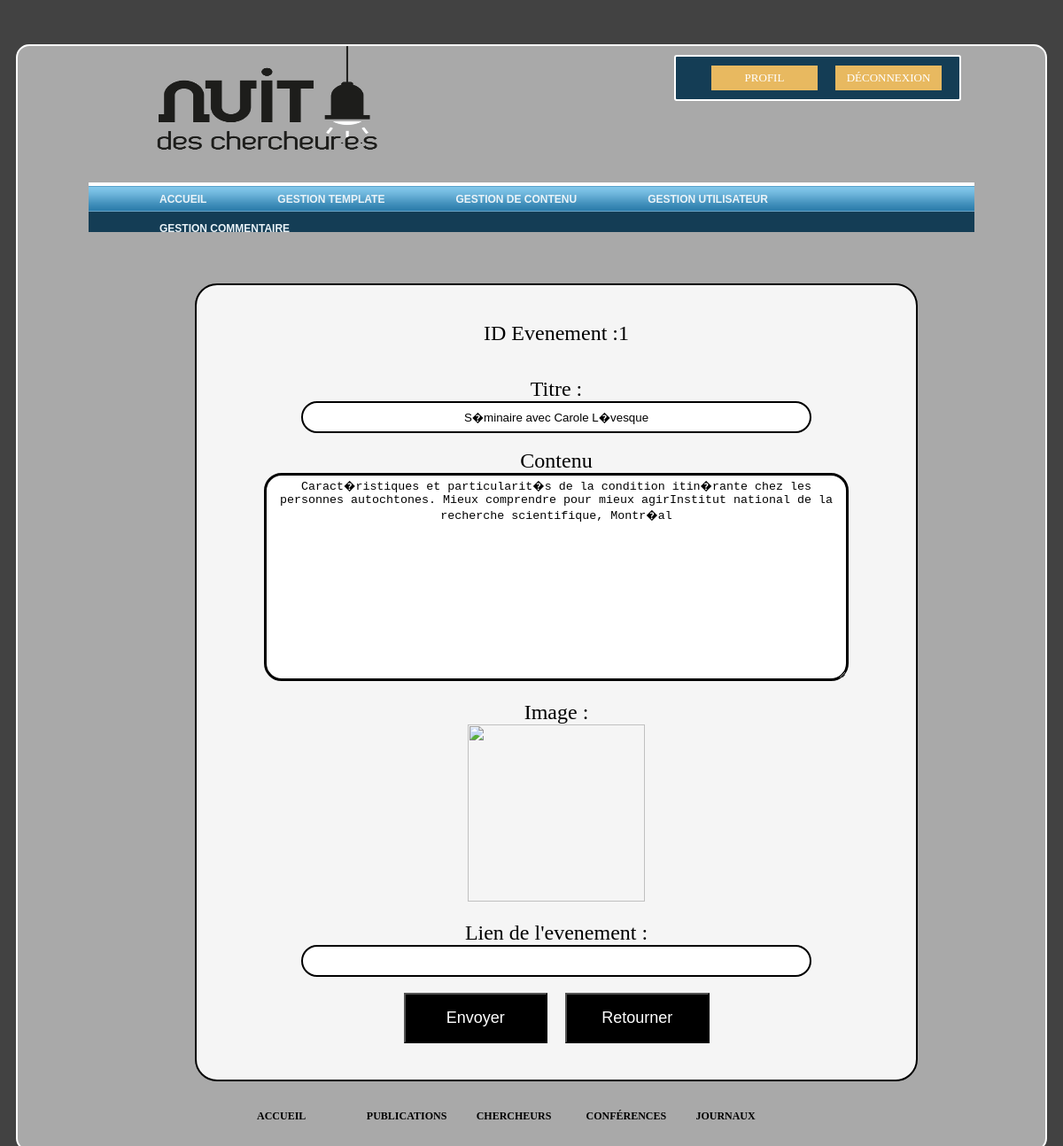
The app's page /index.php?page=EditerContenuEvent&id=1 (signed in) with its own data.
### tables this page shows
CREATE TABLE IF NOT EXISTS `template` (
  `id` int(8) NOT NULL AUTO_INCREMENT,
  `logo` varchar(255) DEFAULT NULL,
  `couleurAccueil` varchar(15) DEFAULT NULL,
  `couleurPublication` varchar(15) DEFAULT NULL,
  `couleurChercheur` varchar(15) DEFAULT NULL,
  `couleurConference` varchar(15) DEFAULT NULL,
  `couleurJourneaux` varchar(15) DEFAULT NULL,
  `couleurMenu` varchar(15) DEFAULT NULL,
  `couleurNews` varchar(15) DEFAULT NULL,
  PRIMARY KEY (`id`)
);

CREATE TABLE IF NOT EXISTS `event` (
  `id` int(11) NOT NULL AUTO_INCREMENT,
  `contain` text NOT NULL,
  `urlEvent` varchar(255) NOT NULL,
  `imgUrl` varchar(255) NOT NULL,
  `titre` varchar(200) NOT NULL,
  PRIMARY KEY (`id`)
);

### Controller/admin/EditerContenuEvent.php (called while the page is built)
<?php
include(dirname(__FILE__) . '/../../View/admin/EditerContenuEvent.php');
include(dirname(__FILE__) . '/../../Model/admin/EditerContenuEvent.php');
$connect = new db();
$bdd = $connect->connectDB();
if (isset($_GET['id'])) {
    $id = $_GET['id'];
    $new = -1;
} else {
    $id = -1;
    $new = $_GET['new'];
}
$MDL = new EditerContenuEventMDL($bdd);
$View = new EditerContenuEventVIEW($MDL);
$View->__EditEvent($id, $new);

### Model/admin/EditerContenuEvent.php (called while the page is built)
<?php
class EditerContenuEventMDL
{
    private $bdd;
    public function __construct($bdd)
    {
        $this->bdd = $bdd;
    }
    public function __GetEvent($id)
    {
        $req = $this->bdd->prepare("SELECT * from event WHERE id = $id");
        $req->execute();
        $res = $req->fetch();
        return $res;
    }
}

### View/admin/EditerContenuEvent.php (the view)
<?php
class EditerContenuEventVIEW
{
    private $model;
    public function __construct($model)
    {
        $this->model = $model;
    }
    public function __EditEvent($id, $new)
    {
        if ($id != -1) {
            $res = $this->model->__GetEvent($id);
            $contain = $res['contain'];
            $urlEvent = $res['urlEvent'];
            $imgUrl = $res['imgUrl'];
            $titre = $res['titre'];
        } else {
            $id = $titre = $contain = $imgUrl = $urlEvent = "";
        }
        echo "
            <div id=\"editNews\">
                <form method='post' action='Model/admin/utils.php' enctype=\"multipart/form-data\">
                    <input type='hidden' name='imgUrl' id='imgUrl' value=\"$imgUrl\">
                    <input type='hidden' name='new' id='new' value=\"$new\">
                    <input type='hidden' name='id' id='id' value=\"$id\">
                    <span>ID Evenement :" . $id . "</span>
                    <br><br><br>
                    <span>Titre : </span><br>
                    <input type='text' name='titre' id='titre' width='150px' value=\"$titre\">
                    <br><br>
                    <span>Contenu</span><br>
                    <textarea name='desc' id='desc' rows='15px' cols='60px'>$contain</textarea>
                    <br><br>
                    <span>Image : </span><br>
                    ";
        if ($new == -1) {
            echo "  <img src=\"$imgUrl\" id='img' width='200px' height='200px'>";
        } else
            echo "<input type='file' id='newImage' name='newImage'>";
        echo "
                    <br><br>
                    <span>Lien de l'evenement :</span><br>
                    <input type='url' id='url' value=\"$urlEvent\" name='url'>
                    <br><br>
                    <input type='submit' id='SubmitEditEvent' name='SubmitEditEvent' value='Envoyer'>
                    <input type='button' id='retourner' value='Retourner'>
                </form>
             </div>
        ";
    }
}

### View/header.php (shortened to what this page needs)
<!DOCTYPE html>
<html xmlns="http://www.w3.org/1999/html">
<head>
    <link rel="stylesheet" href="assets/css/menuHorizStyle.css" type="text/css"/>
    <link rel="stylesheet" href="assets/css/AccueilStyle.css" media="all" type="text/css"/>
    <link rel="stylesheet" href="assets/css/footerStyle.css" type="text/css"/>
    <link rel="stylesheet" href="assets/css/slidesShowStyle.css" type="text/css"/>
    <link rel="stylesheet" href="assets/css/btnSearch.css" type="text/css"/>
    <link rel="stylesheet" href="assets/css/NewsDetails.css" type="text/css"/>
    <link rel="stylesheet" href="assets/css/News.css" type="text/css"/>
    <link rel="stylesheet" href="assets/css/EventStyle.css" type="text/css"/>
    <link rel="stylesheet" href="assets/css/signeUpStyle.css" type="text/css"/>
    <link rel="stylesheet" href="assets/css/Chercheurs.css" type="text/css"/>
    <link rel="stylesheet" href="assets/css/publication.css" type="text/css"/>
    <link rel="stylesheet" href="assets/css/Journaux.css" type="text/css"/>
    <link rel="stylesheet" href="assets/css/Conferences.css" type="text/css"/>
    <link rel="stylesheet" href="assets/css/commentaire.css" type="text/css"/>
    <link rel="stylesheet" href="assets/css/Issue.css" type="text/css"/>
    <?php
    if (isset($_GET['page']) AND
        ($_GET['page'] == "Admin" OR
            $_GET['page'] == "Template" OR
            $_GET['page'] == "Contenu" OR
            $_GET['page'] == "User" OR
            $_GET['page'] == "Commentaire" OR
            $_GET['page'] == "EditerContenu" OR
            $_GET['page'] == "EditerContenuConference" OR
            $_GET['page'] == "EditerContenuEvent" OR
            $_GET['page'] == "EditerContenuJournal" OR
            $_GET['page'] == "EditerContenuPublication")
    ) {
        echo "<link rel=\"stylesheet\" href=\"assets/css/admin/admin.css\"  media=\"screen\" type=\"text/css\" />";
        echo "<link rel=\"stylesheet\" href=\"assets/css/admin/Template.css\" type=\"text/css\" />
                <script src='assets/js/admin/admin.js' type='application/javascript'></script>
                <script src='assets/js/admin/Template.js' type='application/javascript'></script>
                  <script src='assets/js/admin/jscolor.min.js' type='application/javascript'></script>";
    }
    $connect = new db();
    $bdd = $connect->connectDB();
    $req = $bdd->prepare("SELECT * from template");
    $req->execute();
    $res = $req->fetch();
    ?>
</head>
<body>
<div class="container">
    <nav>
        <?php
        if (isset($_SESSION['userORadmin']) && $_SESSION['userORadmin'] == 0) {
            $logo = (isset($_SESSION['bloquer']) && $_SESSION['bloquer']) ? "#" : "index.php?page=Accueil";
        } elseif (isset($_SESSION['userORadmin']) && $_SESSION['userORadmin'] == 1) {
            $logo = "index.php?page=Admin";
        } else
            $logo = "index.php?page=Accueil";
        echo "<a href=\"$logo\" ><img id=\"logo\" src=\"" . $res['logo'] . "\" width=\"30%\" height=\"150\"></a>";
        ?>
        <?php
        if (isset($_SESSION['nom'])) {
            echo "<div class=\"authentification\"  id=\"login\" >
                                <a id=\"logout-btn\" href=\"Model/Inscription.php?log=out\" value=\"Déconnexion\">Déconnexion</a>
                                <a id=\"profil-btn\" href=\"index.php?page=Profil\" value=\"Profil\">Profil</a>
                      </div>";
        }
        ?>
        <div id="dolphincontainer">
            <div id="dolphinnav">
                <?php
                if (isset($_GET['page']) AND
                    ($_GET['page'] == "Admin" OR
                        $_GET['page'] == "Template" OR
                        $_GET['page'] == "Contenu" OR
                        $_GET['page'] == "User" OR
                        $_GET['page'] == "Commentaire" OR
                        $_GET['page'] == "EditerContenu" OR
                        $_GET['page'] == "EditerContenuConference" OR
                        $_GET['page'] == "EditerContenuEvent" OR
                        $_GET['page'] == "EditerContenuJournal" OR
                        $_GET['page'] == "EditerContenuPublication")
                ) {
                    echo "
                            <ul>
<li><a href=\"index.php?Admin\" id=Admin\"><span>Accueil</span></a></li>
                                <li><a href=\"index.php?page=Template\" id=\"template\"><span>Gestion Template</span></a></li>
                                <li><a href=\"index.php?page=Contenu\" id=\"contenu\"><span>Gestion De Contenu</span></a></li>
                                <li><a href=\"index.php?page=User\" id=\"utilisateur\"><span>Gestion Utilisateur</span></a></li>
                                <li><a href=\"index.php?page=Commentaire\" id=\"commentaire\"><span>Gestion Commentaire</span></a></li>
                            </ul>
                        ";
                }
                ?>
            </div>
        </div>
    </nav>

### assets/css/menuHorizStyle.css (style rules this page uses)
#dolphincontainer { position: relative; height: 56px; color: #E0E0E0; background: #143D55; width: 100%; font-family: Helvetica, Arial, Verdana, sans-serif; }
#dolphinnav { position: relative; height: 33px; font-size: 12px; text-transform: uppercase; font-weight: bold; background: #fff url('../image/dolphin_bg.gif') repeat-x bottom left; padding: 0 0 0 20px; }
#dolphinnav ul { margin: 0; padding: 0; list-style-type: none; width: auto; float: left; }
#dolphinnav ul li { display: block; float: left; margin-left: 40px; }
#dolphinnav ul li a { display: block; float: left; color: #EAF3F8; text-decoration: none; padding: 0 0 0 20px; height: 33px; }
#dolphinnav ul li a span { padding: 12px 20px 0 0; height: 21px; float: left; }
#logo { margin-left: 50px; margin-right: 50px; }

### assets/css/AccueilStyle.css (style rules this page uses)
body { background-color: navy; }
nav, footer { margin-right: 80px; margin-left: 80px; }
.container { overflow: auto; border: 2px solid white; border-radius: 15px; background-color: #a2bfff; margin: 50px 60px 20px; padding-bottom: 20px; }
.authentification { width: 300px; background-color: #143D55; border: 2px solid white; border-radius: 3px; padding: 10px 10px 10px 10px; position: relative; float: right; margin-top: 10px; margin-right: 15px; }
#login #logout-btn, #login #profil-btn { background-color: #E8B960; border-style: solid; border-width: 1px; border-color: #E8B960; padding: 5px 10px 5px 10px; width: 40%; box-sizing: border-box; text-align: center; text-decoration: none; font-family: PT sans; font-size: 13px; font-weight: normal; text-transform: uppercase; color: #ffffff; float: right; margin-right: 10px; margin-left: 10px }

### assets/css/admin/admin.css (style rules this page uses)
body { background-color: #424242; }
.container { margin-right: 10px; margin-left: 10px; background-color: darkgrey; }
#editNews { background-color: whitesmoke; width: 60%; text-align: center; border: 2px solid black; border-radius: 25px; margin-left: 20%; margin-top: 5%; }
#editNews span { font-size: x-large; }
#editNews input[type="text"], #editNews input[type="url"] { width: 70%; height: 30px; text-align: center; border: 2px solid black; border-radius: 20px; }
form { padding-top: 5%; }
#editNews textarea { width: 80%; height: 50%; border: 3px solid black; border-radius: 20px; text-align: center; text-decoration: none; }
#editNews input[type="submit"] { width: 20%; height: 20%; background-color: black; color: white; margin-bottom: 5%; padding: 2%; margin-right: 1%; }
#retourner { background-color: black; color: white; margin-bottom: 5%; padding: 2%; margin-left: 1%; width: 20%; font-size: large; }

### assets/css/admin/Template.css (style rules this page uses)
form input[type="submit"] { width: 50%; padding: 2%; background-color: aliceblue; color: black; font-size: large; }
#editNews { margin-left: 200px; width: 70%; background-color: whitesmoke; }

### records on screen
template: logo (picture)
event: titre "S�minaire avec Carole L�vesque", desc "Caract�ristiques et particularit�s de la condition itin�rante chez les personnes autochtones. Mieux comprendre pour mieux agirInstitut national de la recherche scientifique, Montr�al"

### other values on screen
$id "1"
